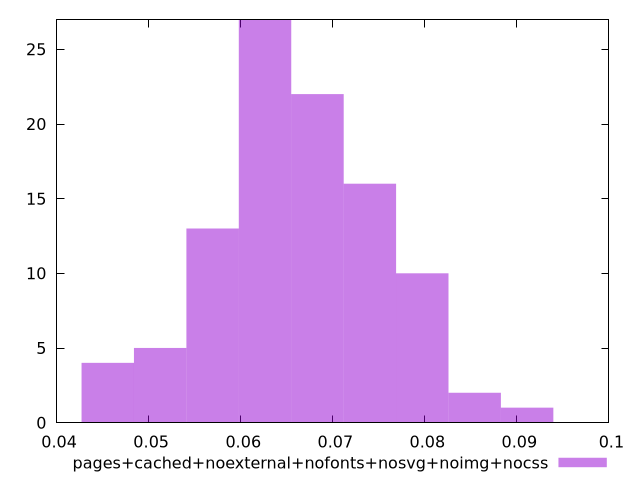

This chart was generated by the following gnuplot code:
$_pagesCachedNoexternalNofontsNosvgNoimgNocss <<EOF
0.05125266876453549 5
0.06264215071221005 27
0.07972637363372187 10
0.08542111460755915 2
0.05694740973837277 13
0.06833689168604731 22
0.07403163265988459 16
0.04555792779069821 4
0.09111585558139643 1
EOF
set key outside below
set terminal pngcairo
set output "report_00005_2020-11-02T22-26-11.212Z/network-rtt/pages+cached+noexternal+nofonts+nosvg+noimg+nocss//raw_hist.png"
set yrange [0:27]
set boxwidth 0.005694740973837277
set style fill transparent solid 0.5 noborder
plot $_pagesCachedNoexternalNofontsNosvgNoimgNocss title "pages+cached+noexternal+nofonts+nosvg+noimg+nocss" with boxes ,
